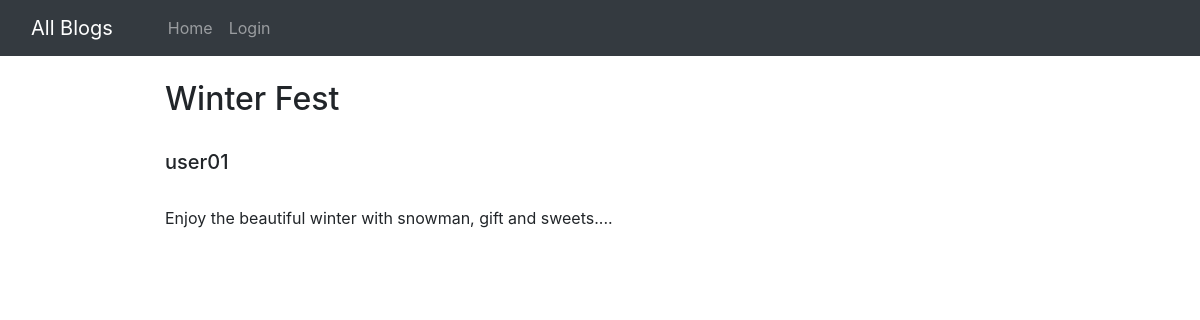
The app's page /post/Winter-festival with its own data.
### blog/models.py (models this page shows, shortened)
class Post(models.Model):
    title=models.CharField(max_length=255)
    slug = models.SlugField(max_length=200, unique=True)
    author= models.ForeignKey(User, on_delete=models.CASCADE)
    content=models.TextField()
    created_on = models.DateTimeField(auto_now_add=True)
    updated_on = models.DateTimeField(auto_now= True)
    published = models.BooleanField(default=False)
    category = models.ForeignKey(Category, null=True, blank=True, on_delete=models.SET_NULL)
    class Meta:
        ordering = ['-created_on']

### blog/views.py (the view)
# urls.py: path('post/<slug:slug>', views.PostDetail.as_view(), name='post_detail'),
class PostDetail(generic.DetailView):
    model = Post
    template_name = 'blogpost_detail.html'

### templates/blogpost_detail.html (shortened to what this page needs)
{% extends 'base.html' %}
{% block body %}
{% load humanize %}
<div class="container w-75 my-4">
      <h2 class="blog-post-title">{{post.title}}</h2>
      <br>
      <div class="media">
            <div class="media-body">
                  <h5 class="mt-0"><a href="/posts?author={{post.author.id}}/"></a>{{post.author}}
                        </a></h5>
            </div>
      </div>
      <br>
      <p>{{post.content}}.</p>
{% endblock body %}

### records on screen
Post: title "Winter Fest", author "user01", content "Enjoy the beautiful winter with snowman, gift and sweets..."
